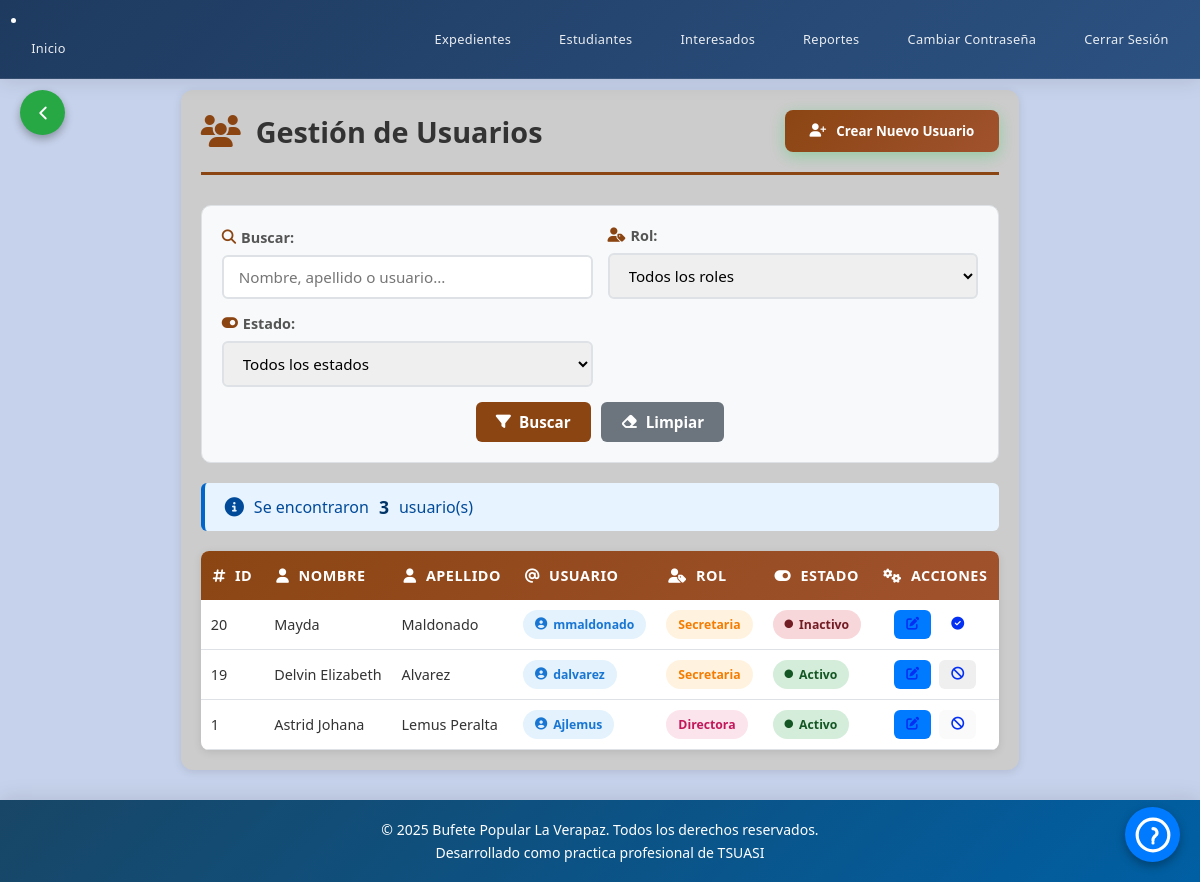
Screenshot of /app/usuarios/index.php (signed in) with the database file from the repository.
### tables this page shows
CREATE TABLE `usuarios` (
  `id_usuario` int(11) NOT NULL AUTO_INCREMENT,
  `nombre` varchar(50) NOT NULL,
  `apellido` varchar(50) NOT NULL,
  `usuario` varchar(15) NOT NULL,
  `contrasena` varchar(255) NOT NULL,
  `id_rol` int(11) NOT NULL,
  `id_estado` int(11) NOT NULL,
  PRIMARY KEY (`id_usuario`),
  UNIQUE KEY `usuario` (`usuario`),
  KEY `id_rol` (`id_rol`),
  KEY `id_estado` (`id_estado`),
  CONSTRAINT `usuarios_ibfk_1` FOREIGN KEY (`id_rol`) REFERENCES `roles` (`id_rol`),
  CONSTRAINT `usuarios_ibfk_2` FOREIGN KEY (`id_estado`) REFERENCES `estados` (`id_estado`)
);

CREATE TABLE `roles` (
  `id_rol` int(11) NOT NULL AUTO_INCREMENT,
  `rol` varchar(20) NOT NULL,
  PRIMARY KEY (`id_rol`)
);

CREATE TABLE `estados` (
  `id_estado` int(11) NOT NULL AUTO_INCREMENT,
  `estado` varchar(25) NOT NULL,
  PRIMARY KEY (`id_estado`)
);

### app/usuarios/index.php (the view, shortened to what this page needs)
<?php
include('../conexion.php');
$registros_por_pagina = 8;
$pagina_actual = isset($_GET['pagina']) && is_numeric($_GET['pagina']) && (int)$_GET['pagina'] > 0
    ? (int)$_GET['pagina'] : 1;
$busqueda = $_GET['busqueda'] ?? '';
$where = "WHERE 1=1";
$sql_count = "
    SELECT COUNT(*)
    FROM usuarios u
    INNER JOIN roles r ON u.id_rol = r.id_rol
    INNER JOIN estados e ON u.id_estado = e.id_estado
    $where
";
$stmt_count = $conn->prepare($sql_count);
$stmt_count->execute();
$total_usuarios = (int)$stmt_count->fetchColumn();
$offset = ($pagina_actual - 1) * $registros_por_pagina;
$sql = "
    SELECT u.id_usuario, u.nombre, u.apellido, u.usuario,
           r.rol, e.estado, u.id_rol, u.id_estado
    FROM usuarios u
    INNER JOIN roles r ON u.id_rol = r.id_rol
    INNER JOIN estados e ON u.id_estado = e.id_estado
    $where
    ORDER BY u.id_usuario DESC
    LIMIT :limit OFFSET :offset
";
$stmt = $conn->prepare($sql);
$stmt->bindValue(':limit', $registros_por_pagina, PDO::PARAM_INT);
$stmt->bindValue(':offset', $offset, PDO::PARAM_INT);
$stmt->execute();
$usuarios = $stmt->fetchAll(PDO::FETCH_ASSOC);
?>
<!DOCTYPE html>
<html lang="es">
<head>
    <link rel="stylesheet" href="styleU.css">
    <link rel="stylesheet" href="../css/style.css">
    <link rel="stylesheet" href="https://cdnjs.cloudflare.com/ajax/libs/font-awesome/6.4.0/css/all.min.css">
</head>
<body class="tabla-body">
    <?php include('../navbar.php'); ?>
    <?php include('../boton_ayuda.php'); ?>
    <?php include('../boton_volver.php'); ?>
    <div class="contenedor-principal">
        <div class="header-seccion">
            <div class="titulo-seccion">
                <i class="fas fa-users"></i>
                <h2>Gestión de Usuarios</h2>
            </div>
            <button onclick="abrirModalCrear()" class="btn-crear">
                <i class="fas fa-user-plus"></i>
                Crear Nuevo Usuario
            </button>
        </div>
        <div class="filtros-contenedor">
            <form method="GET" action="" class="form-filtros">
                <div class="filtro-grupo">
                    <label for="busqueda">
                        <i class="fas fa-search"></i> Buscar:
                    </label>
                    <input
                        type="text"
                        id="busqueda"
                        name="busqueda"
                        placeholder="Nombre, apellido o usuario..."
                        value="<?= htmlspecialchars($busqueda) ?>"
                        class="input-busqueda"
                    >
                </div>
                <div class="filtro-grupo">
                    <label for="rol">
                        <i class="fas fa-user-tag"></i> Rol:
                    </label>
                    <select id="rol" name="rol" class="select-filtro">
                        <option value="">Todos los roles</option>
                    </select>
                </div>
                <div class="filtro-grupo">
                    <label for="estado">
                        <i class="fas fa-toggle-on"></i> Estado:
                    </label>
                    <select id="estado" name="estado" class="select-filtro">
                        <option value="">Todos los estados</option>
                    </select>
                </div>
                <div class="filtro-botones">
                    <button type="submit" class="btn-filtrar">
                        <i class="fas fa-filter"></i> Buscar
                    </button>
                    <a href="index.php" class="btn-limpiar">
                        <i class="fas fa-eraser"></i> Limpiar
                    </a>
                </div>
            </form>
        </div>
        <div class="resultados-info">
            <p>
                <i class="fas fa-info-circle"></i>
                Se encontraron <strong><?= $total_usuarios ?></strong> usuario(s)
            </p>
        </div>
        <div class="tabla-responsive">
            <?php if (count($usuarios) > 0): ?>
                <table class="tabla-datos">
                    <thead>
                        <tr>
                            <th><i class="fas fa-hashtag"></i> ID</th>
                            <th><i class="fas fa-user"></i> Nombre</th>
                            <th><i class="fas fa-user"></i> Apellido</th>
                            <th><i class="fas fa-at"></i> Usuario</th>
                            <th><i class="fas fa-user-tag"></i> Rol</th>
                            <th><i class="fas fa-toggle-on"></i> Estado</th>
                            <th><i class="fas fa-cogs"></i> Acciones</th>
                        </tr>
                    </thead>
                    <tbody>
                        <?php foreach($usuarios as $u): ?>
                            <tr>
                                <td data-label="ID"><?= htmlspecialchars($u['id_usuario']) ?></td>
                                <td data-label="Nombre"><?= htmlspecialchars($u['nombre']) ?></td>
                                <td data-label="Apellido"><?= htmlspecialchars($u['apellido']) ?></td>
                                <td data-label="Usuario">
                                    <span class="badge-usuario">
                                        <i class="fas fa-user-circle"></i>
                                        <?= htmlspecialchars($u['usuario']) ?>
                                    </span>
                                </td>
                                <td data-label="Rol">
                                    <span class="badge-rol badge-rol-<?= strtolower(str_replace(' ', '-', $u['rol'])) ?>">
                                        <?= htmlspecialchars($u['rol']) ?>
                                    </span>
                                </td>
                                <td data-label="Estado">
                                    <span class="badge-estado badge-estado-<?= strtolower($u['estado']) ?>">
                                        <i class="fas fa-circle"></i>
                                        <?= htmlspecialchars($u['estado']) ?>
                                    </span>
                                </td>
                                <td data-label="Acciones">
                                    <div class="acciones-grupo">
                                        <button
                                            onclick="abrirModalEditar({
                                                id_usuario: <?= $u['id_usuario'] ?>,
                                                usuario: '<?= htmlspecialchars($u['usuario'], ENT_QUOTES) ?>',
                                                nombre: '<?= htmlspecialchars($u['nombre'], ENT_QUOTES) ?>',
                                                apellido: '<?= htmlspecialchars($u['apellido'], ENT_QUOTES) ?>',
                                                id_rol: <?= $u['id_rol'] ?>,
                                                id_estado: <?= $u['id_estado'] ?>
                                            })"
                                            class="btn-accion btn-editar"
                                            title="Editar usuario">
                                            <i class="fas fa-edit"></i>
                                        </button>
                                        <?php if ($u['estado'] === 'Activo'): ?>
                                            <button
                                                onclick="mostrarModalDesactivar(<?= $u['id_usuario'] ?>, '<?= htmlspecialchars($u['nombre'].' '.$u['apellido'], ENT_QUOTES) ?>')"
                                                class="btn-accion btn-desactivar"
                                                title="Desactivar usuario"
                                                <?= ($u['id_usuario'] == $_SESSION['id_usuario']) ? 'disabled' : '' ?>>
                                                <i class="fas fa-ban"></i>
                                            </button>
                                        <?php else: ?>
                                            <a href="activar_usuario.php?id=<?= $u['id_usuario'] ?>"
                                            class="btn-accion btn-activar"
                                            title="Activar usuario"
                                            onclick="return confirm('¿Desea activar este usuario?')">
                                                <i class="fas fa-check-circle"></i>
                                            </a>
                                        <?php endif; ?>
                                    </div>
                                </td>
                            </tr>
                        <?php endforeach; ?>
                    </tbody>
                </table>
            <?php endif; ?>
        </div>
    </div>
    <?php include('../footer.php'); ?>
</body>
</html>

### app/usuarios/styleU.css (style rules this page uses)
* { box-sizing: border-box;margin: 0;padding: 0;font-family: 'Segoe UI', Tahoma, Geneva, Verdana, sans-serif; }
body { min-height: 100vh;display: flex; flex-direction: column;padding-top: 60px; }
html, body { height: 100%;background: #c6d2eb; color: #1E293B; overflow-x: hidden; }
.contenedor-principal { max-width: 1350px; margin: 30px auto; padding: 20px; background: #cccccc; border-radius: 12px; box-shadow: 0 2px 10px rgba(0, 0, 0, 0.1); }
.header-seccion { display: flex; justify-content: space-between; align-items: center; margin-bottom: 30px; padding-bottom: 20px; border-bottom: 3px solid #8B4513; }
.titulo-seccion { display: flex; align-items: center; gap: 15px; }
.titulo-seccion i { font-size: 2em; color: #8B4513; }
.titulo-seccion h2 { margin: 0; color: #333; font-size: 1.8em; }
.btn-crear { display: inline-flex; align-items: center; gap: 10px; padding: 12px 25px; background: linear-gradient(135deg, #12ca59 0%, #39c915 100%); color: white; text-decoration: none; border-radius: 8px; font-weight: 600; transition: all 0.3s ease; box-shadow: 0 4px 15px rgba(12, 206, 61, 0.3); }
.filtros-contenedor { background: #f8f9fa; padding: 20px; border-radius: 10px; margin-bottom: 20px; border: 1px solid #dee2e6; }
.form-filtros { display: grid; grid-template-columns: 2fr 1fr 1fr auto; gap: 15px; align-items: end; }
.filtro-grupo { display: flex; flex-direction: column; gap: 8px; }
.filtro-grupo label { font-weight: 600; color: #555; font-size: 0.9em; display: flex; align-items: center; gap: 5px; }
.filtro-grupo label i { color: #8B4513; }
.input-busqueda, .select-filtro { padding: 10px 15px; border: 2px solid #dee2e6; border-radius: 6px; font-size: 0.95em; transition: all 0.3s ease; }
.filtro-botones { display: flex; gap: 10px; }
.btn-filtrar, .btn-limpiar { padding: 10px 20px; border: none; border-radius: 6px; font-weight: 600; cursor: pointer; transition: all 0.3s ease; display: inline-flex; align-items: center; gap: 8px; text-decoration: none; font-size: 0.95em; }
.btn-filtrar { background: #8B4513; color: white; }
.btn-limpiar { background: #6c757d; color: white; }
.resultados-info { background: #e7f3ff; padding: 12px 20px; border-radius: 6px; margin-bottom: 20px; border-left: 4px solid #0066cc; }
.resultados-info p { margin: 0; color: #004a99; display: flex; align-items: center; gap: 10px; }
.resultados-info i { font-size: 1.2em; }
.resultados-info strong { color: #003366; font-size: 1.1em; }
.tabla-responsive { overflow-x: auto; border-radius: 8px; box-shadow: 0 2px 8px rgba(0, 0, 0, 0.1); }
.tabla-datos { width: 100%; border-collapse: collapse; background: white; }
.tabla-datos thead { background: linear-gradient(135deg, #8B4513 0%, #A0522D 100%); color: white; }
.tabla-datos thead th { padding: 15px 12px; text-align: left; font-weight: 600; font-size: 0.9em; text-transform: uppercase; letter-spacing: 0.5px; }
.tabla-datos thead th i { margin-right: 5px; }
.tabla-datos tbody tr { border-bottom: 1px solid #dee2e6; transition: all 0.3s ease; }
.tabla-datos tbody td { padding: 10px; font-size: 0.9em; color: #333; }
.badge-usuario { display: inline-flex; align-items: center; gap: 6px; padding: 6px 12px; background: #e3f2fd; color: #1976d2; border-radius: 20px; font-weight: 600; font-size: 0.85em; }
.badge-rol { display: inline-block; padding: 6px 12px; border-radius: 20px; font-weight: 600; font-size: 0.85em; text-align: center; }
.badge-rol-directora { background: #fce4ec; color: #c2185b; }
.badge-rol-secretaria, .badge-rol-secretario { background: #fff3e0; color: #f57c00; }
.badge-estado { display: inline-flex; align-items: center; gap: 6px; padding: 6px 12px; border-radius: 20px; font-weight: 600; font-size: 0.85em; }
.badge-estado i { font-size: 0.7em; }
.badge-estado-activo { background: #d4edda; color: #155724; }
.badge-estado-inactivo { background: #f8d7da; color: #721c24; }
.acciones-grupo { display: flex; gap: 8px; justify-content: center; }
.btn-accion { padding: 8px 12px; border: none; border-radius: 6px; cursor: pointer; transition: all 0.3s ease; font-size: 0.9em; display: inline-flex; align-items: center; justify-content: center; text-decoration: none; color: rgb(4, 48, 243); }
.btn-editar { background: #007bff; }
@media (max-width: 1200px) { .form-filtros { grid-template-columns: 1fr 1fr; } }
@media (max-width: 1200px) { .filtro-botones { grid-column: span 2; justify-content: center; } }
.btn-crear { background: linear-gradient(135deg, #8B4513 0%, #A0522D 100%); border: none; cursor: pointer; }

### rows the page displays
usuarios: id_usuario "20", nombre "Mayda", apellido "Maldonado", usuario "mmaldonado", id_rol.rol "Secretaria", id_estado.estado "Inactivo"
usuarios: id_usuario "19", nombre "Delvin Elizabeth", apellido "Alvarez", usuario "dalvarez", id_rol.rol "Secretaria", id_estado.estado "Activo"
usuarios: id_usuario "1", nombre "Astrid Johana", apellido "Lemus Peralta", usuario "Ajlemus", id_rol.rol "Directora", id_estado.estado "Activo"

### other values shown
$total_usuarios "3"
